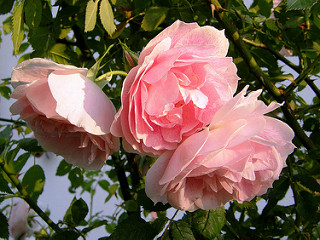
#> input picture notebooks/data/images/roses.jpg, 320 x 240 px
$ jupyter execute psedo_colour_processing_2.ipynb
#> lines starting #> are read from the running program, lines starting #| are printed output that depends on the picture
[cell 1]
import os
import cv2
import numpy as np
import matplotlib.pyplot as plt

# Load a grayscale image
# Specify the path to the image
image_path = os.path.join(os.getcwd(), 'data', 'images', 'roses.jpg')  # Replace with your image path
#image_path = os.path.join(os.getcwd(), 'data', 'images', 'lena_color.jpg')

gray_image = cv2.imread(image_path, cv2.IMREAD_GRAYSCALE)  # Load the image in grayscale mode
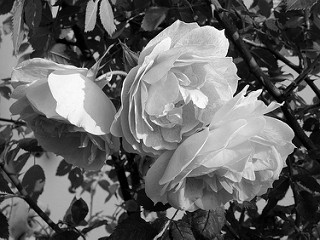
#> gray_image: shape (240, 320); min 0, max 255, mean 99.5

# Create a list of selected colormaps to demonstrate pseudo-color transformations
colormaps = [
    cv2.COLORMAP_JET,     # Colormap 2
    cv2.COLORMAP_PARULA,  # Colormap 4
    cv2.COLORMAP_TURBO,   # Colormap 8
    cv2.COLORMAP_HOT      # Colormap 16
]

# Initialize the figure for displaying the images
plt.figure(figsize=(16, 12))

# Row 1: Original grayscale image and its default color representation
plt.subplot(3, 2, 1)  # First row, first column
plt.imshow(gray_image, cmap='gray')  # Display grayscale image
plt.title("Original Grayscale")
plt.axis("off")  # Remove axes for better visualization

plt.subplot(3, 2, 2)  # First row, second column
pseudo_color1 = cv2.applyColorMap(gray_image, colormaps[0])  # Apply Colormap 2
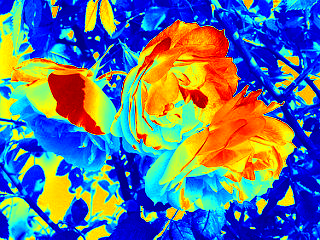
#> pseudo_color1: shape (240, 320, 3); mean B, G, R 143.1, 118, 95.5
plt.imshow(cv2.cvtColor(pseudo_color1, cv2.COLOR_BGR2RGB))  # Convert BGR to RGB for Matplotlib
plt.title("Colormap 2 (JET)")
plt.axis("off")

# Row 2: Colormaps 4 and 8
plt.subplot(3, 2, 3)  # Second row, first column
pseudo_color2 = cv2.applyColorMap(gray_image, colormaps[1])  # Apply Colormap 4
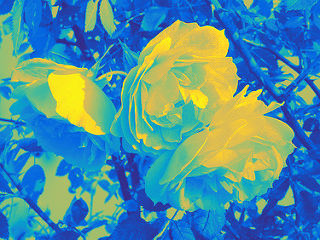
#> pseudo_color2: shape (240, 320, 3); mean B, G, R 158.2, 144, 80.2
plt.imshow(cv2.cvtColor(pseudo_color2, cv2.COLOR_BGR2RGB))  # Convert BGR to RGB
plt.title("Colormap 4 (PARULA)")
plt.axis("off")

plt.subplot(3, 2, 4)  # Second row, second column
pseudo_color3 = cv2.applyColorMap(gray_image, colormaps[2])  # Apply Colormap 8
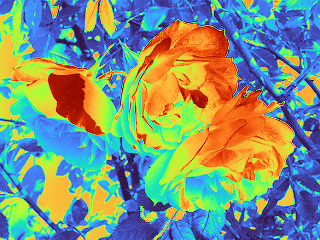
#> pseudo_color3: shape (240, 320, 3); mean B, G, R 127.9, 148.5, 127
plt.imshow(cv2.cvtColor(pseudo_color3, cv2.COLOR_BGR2RGB))  # Convert BGR to RGB
plt.title("Colormap 8 (TURBO)")
plt.axis("off")

# Row 3: Colormaps 16 and an alternate color representation
plt.subplot(3, 2, 5)  # Third row, first column
pseudo_color4 = cv2.applyColorMap(gray_image, colormaps[3])  # Apply Colormap 16
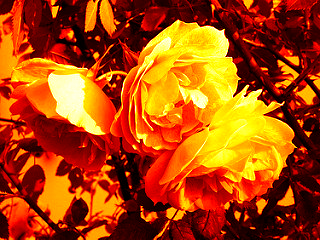
#> pseudo_color4: shape (240, 320, 3); mean B, G, R 8, 71.9, 172.9
plt.imshow(cv2.cvtColor(pseudo_color4, cv2.COLOR_BGR2RGB))  # Convert BGR to RGB
plt.title("Colormap 16 (HOT)")
plt.axis("off")

# Add another interesting colormap if needed
plt.subplot(3, 2, 6)  # Third row, second column
pseudo_color5 = cv2.applyColorMap(gray_image, cv2.COLORMAP_COOL)  # Example alternative
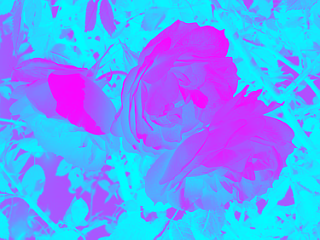
#> pseudo_color5: shape (240, 320, 3); mean B, G, R 255, 155.5, 99.5
plt.imshow(cv2.cvtColor(pseudo_color5, cv2.COLOR_BGR2RGB))  # Convert BGR to RGB
plt.title("Alternate Colormap (COOL)")
plt.axis("off")

# Adjust layout and display the plots
plt.tight_layout()
plt.show()
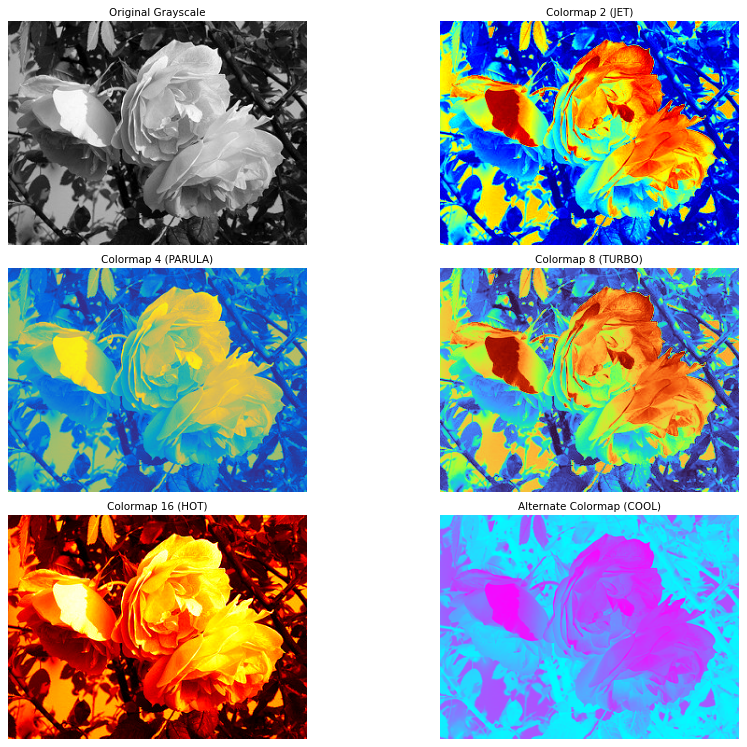
#> figure drawn by matplotlib, 6 panels
